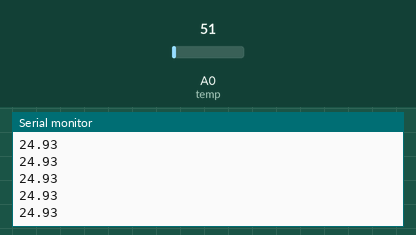
Simulated run of this sketch. Board: Arduino Uno, built with avr-gcc and run on an emulated ATmega328P. Shown: the last lines printed to the serial monitor. The test bench sets the inputs (shaded band); at power-on: A0 (temp) = 51.

Above: at 1.2 s.
1.3 s: A0 (temp) set to 61
At 1.31 s:
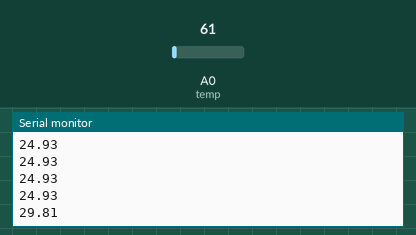
2.8 s: A0 (temp) set to 71
At 2.82 s:
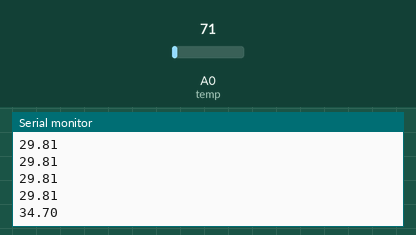
Timing chart, 0 to 5.8 s (numbered marks = the images above; inputs shaded):
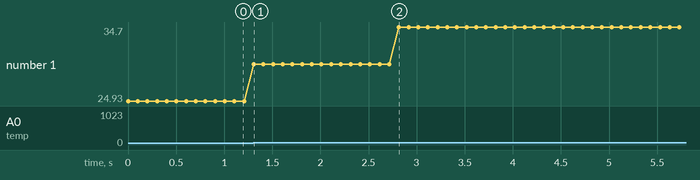

The sketch:

lm35.ino
```cpp
int temp=0;


void setup() {
Serial.begin(9600);
pinMode(temp,INPUT);
}

void loop() {
int data=analogRead(temp);
float val=data*0.488758553;
Serial.println(val);
delay(100);
}
```

Measured:
- after the input at 1.3 s, the serial monitor: prints a new line at once (image 1)
- after the input at 2.8 s, the serial monitor: prints a new line at once (image 2)
- plotted number 1: 24.93 → 29.81 after the input at 1.3 s, 29.81 → 34.7 after the input at 2.8 s
